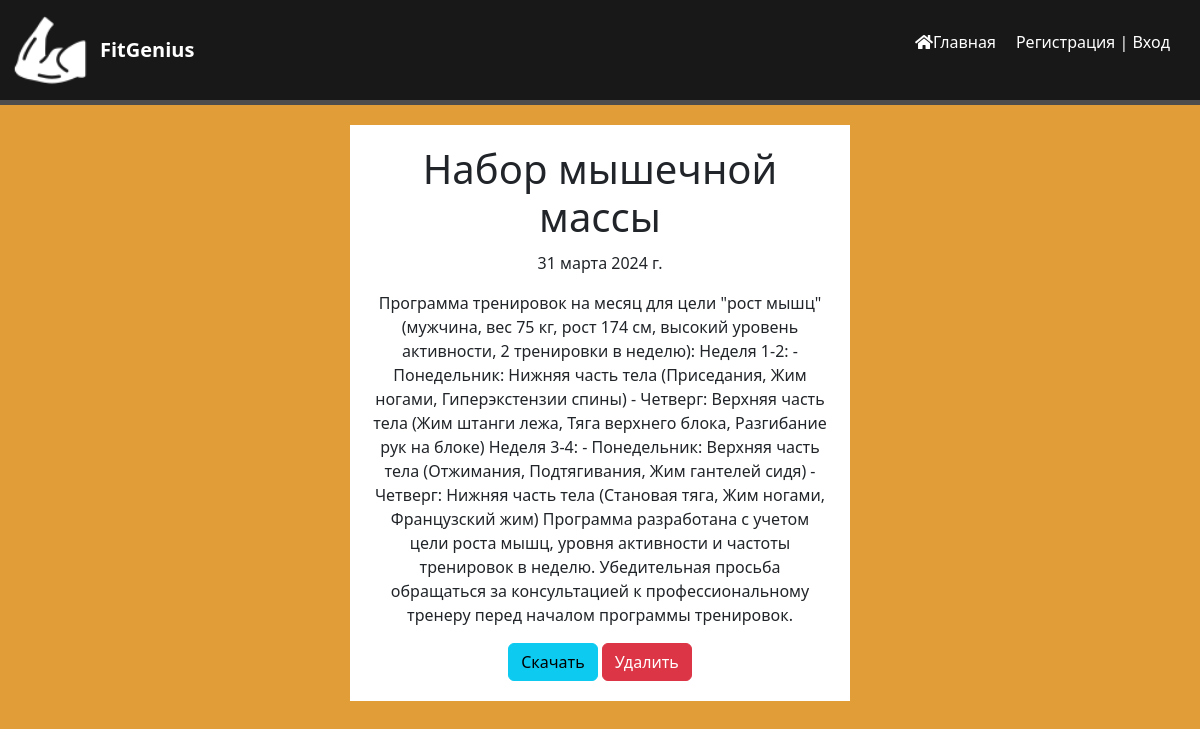
Screenshot of /training-program/27/ with the database file from the repository.
### gym_tracker/models.py (models this page shows, shortened)
class Workout(models.Model):
    user = models.ForeignKey(User, on_delete=models.CASCADE)
    name = models.CharField(max_length=100)
    description = models.TextField()
    date = models.DateField()
    number = models.PositiveIntegerField(default=1)

### gym_tracker/views.py (the view)
# urls.py: path('training-program/<int:pk>/', views.WorkoutDetailView.as_view(), name='detail_training'),
class WorkoutDetailView(DetailView):
    model = Workout
    template_name = 'gym_tacker/detail_traning.html'
    context_object_name = 'workout'

### templates/gym_tacker/detail_traning.html (shortened to what this page needs)
{% extends 'gym_tacker/layout.html' %}
{% block content %}
    <div class="tg-details">
        <h1>{{ workout.name }}</h1>
        <p>{{ workout.date }}</p>
        <p>{{ workout.description }}</p>
        <a href="{% url 'download_training' pk=workout.pk %}" class="btn btn-info">Скачать</a>
        <a href="{% url 'delete_training' workout.id %}" class="btn btn-danger">Удалить</a>
    </div>
{% endblock %}

### gym_tracker/static/css/gym_tracker.css (style rules this page uses)
body { background: #e19d37; margin: 0; padding: 0; }
.tg-details { background-color: #ffffff; padding: 20px; margin: 0 auto; margin-top: 20px; text-align: center; max-width: 500px; }
.tg-details h1 { margin-bottom: 10px; text-align: center; }

### rows the page displays
Workout: name "Набор мышечной массы", date "31 марта 2024 г.", description "Программа тренировок на месяц для цели \"рост мышц\" (мужчина, вес 75 кг, рост 174 см, высокий уровень активности, 2 тренировки в неделю): Неделя 1-2: - Понедельник: Нижняя часть тела (Приседания, Жим ногами, Гиперэкстензии спины) - Четверг: Верхняя часть тела (Жим штанги лежа, Тяга верхнего блока, Разгибание рук на блоке) Неделя 3-4: - Понедельник: Верхняя часть тела (Отжимания, Подтягивания, Жим гантелей сидя) - Четверг: Нижняя часть тела (Становая тяга, Жим ногами, Французский жим) Программа разработана с учетом цели роста мышц, уровня активности и частоты тренировок в неделю. Убедительная просьба обращаться за консультацией к профессиональному тренеру перед началом программы тренировок."
